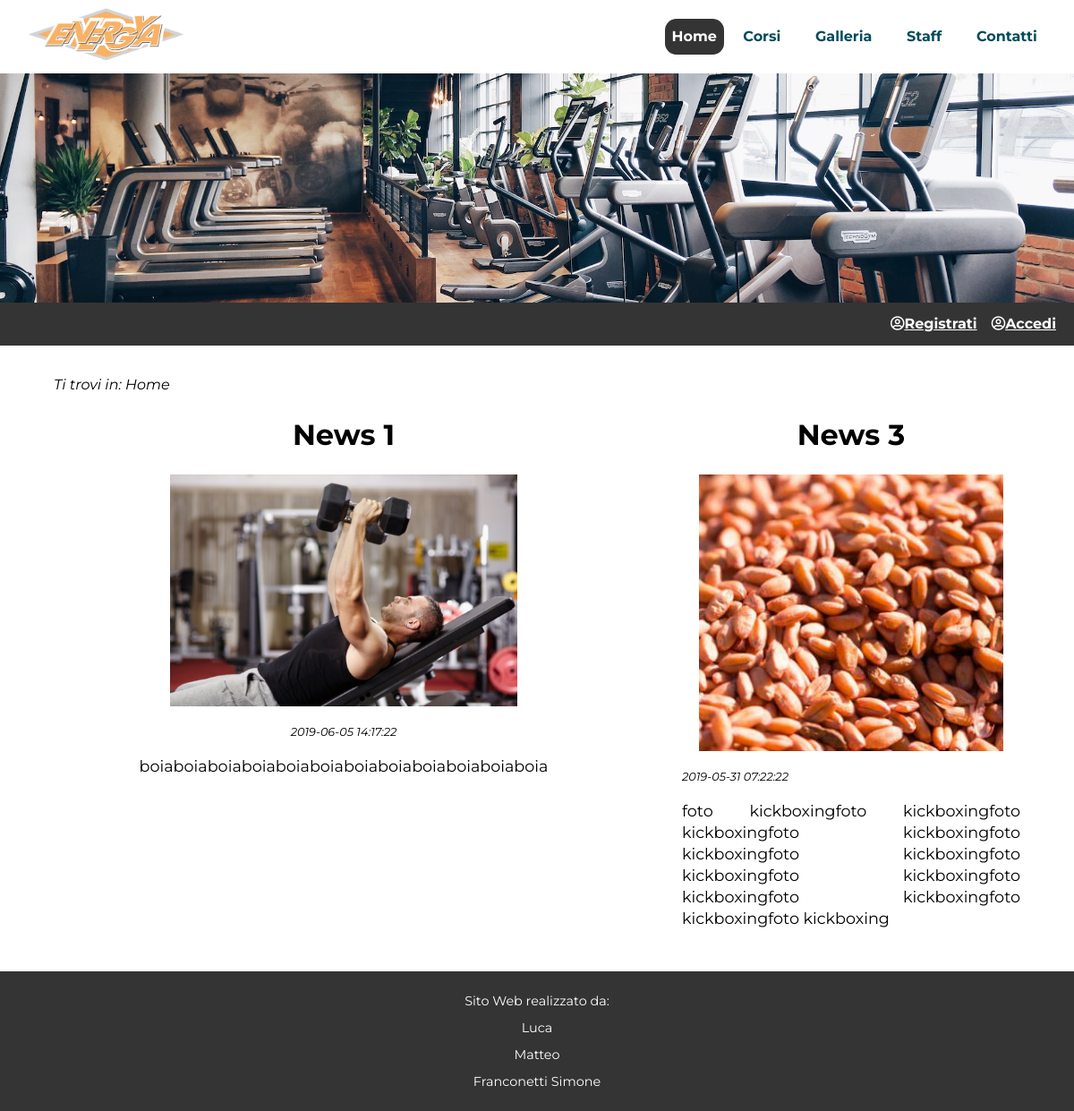
Page /news.php on the committed database.
### tables this page shows
CREATE TABLE `news` (
  `immagine` varchar(200) NOT NULL,
  `id` int(8) NOT NULL,
  `titolo` varchar(50) NOT NULL,
  `testo` varchar(1000) NOT NULL,
  `data` timestamp NOT NULL DEFAULT CURRENT_TIMESTAMP ON UPDATE CURRENT_TIMESTAMP,
  `alt` varchar(200) NOT NULL
);

### connection.php (called while the page is built, shortened)
<?php
class DBConnection
{
  public $conn;
  public function openConnection()  {
    $this->conn = mysqli_connect(static::host, static::user, static::pwd, static::db);
    return true;
  }
  public function getNews(){
    $querySelect= 'SELECT * FROM  news';
    $queryResult= mysqli_query ($this->conn,$querySelect) or die (mysqli_error($this->conn));
    if (mysqli_num_rows($queryResult)==0)
      return null;
    else{
      $result=array();
      while ($row=mysqli_fetch_assoc($queryResult)){
        $arrayNews=array(
          'Immagine'=>$row['immagine'],
          'Id'=>$row['id'],
          'Titolo'=>$row['titolo'],
          'Testo'=>$row['testo'],
          'Alt'=>$row['alt'],
          'Data'=>$row['data']
        );
        array_push($result,$arrayNews);
      }
      return $result;
    }
  }
};
?>

### news.php (the view, shortened to what this page needs)
<?php
require_once __DIR__ . DIRECTORY_SEPARATOR . "connection.php";
$connection = new DBConnection();
$dbOpen=$connection->openConnection();
if ($dbOpen){
    $listaNews=$connection->getNews();
	}
else {
		$_SESSION["error"] = "Connessione non stabilita correttamente";
	}
?><!DOCTYPE html PUBLIC "-//W3C//DTD XHTML 1.0 Strict//EN" "http://www.w3.org/TR/xhtml1/DTD/xhtml1-strict.dtd">
<html xmlns="http://www.w3.org/1999/xhtml" xml:lang="it" lang="it">
<head>
<link rel="stylesheet" type="text/css" href="CSS/css_index.css" media="handheld, screen"/>
<link rel="stylesheet" type="text/css" href="CSS/css_index_small_1200px.css" media="handheld, screen and (max-width:1200px),only screen and (max-device-width:1200px)"/>
<link rel="stylesheet" type="text/css" href="CSS/css_index_small_768px.css" media="handheld, screen and (max-width:768px),only screen and (max-device-width:768px)"/>
<link rel="stylesheet" type="text/css" href="CSS/css_index_small_480px.css" media="handheld, screen and (max-width:480px),only screen and (max-device-width:480px)"/>
<link rel="stylesheet" href="https://cdnjs.cloudflare.com/ajax/libs/font-awesome/4.7.0/css/font-awesome.min.css">
<link rel='stylesheet' href='https://use.fontawesome.com/releases/v5.5.0/css/all.css'>
</head>
<body>
	<div id="nav">
	  <div id="logo"><img src="IMG/logo2.png" alt="Logo Energya"/></div>
	  <ul class="menuItems" id="menuu" >
	    <li id="currentLink" xml:lang="en">Home</li>
	    <li><a href="corsi.php">Corsi</a></li>
	    <li><a href="galleria.php">Galleria</a></li>
	    <li><a href="staff.php" xml:lang="en">Staff</a></li>
	    <li><a href="contatti.php">Contatti</a></li>
	  </ul>
	</div>
	<div id="header">
	</div>
  <?php require_once __DIR__ . DIRECTORY_SEPARATOR . "userbar.php";
   ?>
	<div id="content">
		<div id="breadcrumb">
			<p>Ti trovi in: <span xml:lang="en">Home</span></p>
		</div>
    <?php
    $i=0;
    foreach ($listaNews as $news) {
      if ($i==0){
        echo '<div id="primoPiano">';
        echo '<h1>'.$news['Titolo'].'</h1>';
        echo '<img src="'.$news['Immagine'].'" alt="'.$news['Alt'].'"/>';
        echo '<p id="time">'.$news['Data'].'</p>';
        echo '<p>'.$news['Testo'].'</p>';
        echo '</div>';
      }
      if ($i==1){
        echo '<div id="secondoPiano">';
        echo '<h1>'.$news['Titolo'].'</h1>';
        echo '<img src="'.$news['Immagine'].'" alt="'.$news['Alt'].'"/>';
        echo '<p id="time">'.$news['Data'].'</p>';
        echo '<p>'.$news['Testo'].'</p>';
        echo '</div>';
      }
      $i++;
    } ?>
	</div>
	<div id="footer">
		<p>Sito <span xml:lang="en" xml:abbr title="World Wide Web">Web</abbr>  realizzato da: </p>
		<p>Luca</p>
		<p>Matteo</p>
		<p>Franconetti Simone</p>
	</div>
</body>
</html>

### CSS/css_index.css (style rules this page uses)
* { margin:0; padding:0; }
body { line-height: 1.5em; margin: auto; background: #E4E4E4; max-width: 1200px; font-family: 'Montserrat',sans-serif; }
h1 { font-size:2em; margin-bottom: 1em; margin-top: 1em; }
p { font-size: 1.1em; margin:0.8em 0 0.8em 0; }
a { color: #044B5D; font-weight: bold; }
#nav { margin:0; padding-left: 2%; padding-right: 2%; text-align: right; background-color: #fff; }
#logo { float:left; padding: 0.5em 0 0.5em 0; }
#logo img { max-height: 3.8em; vertical-align:middle; }
#nav li { display: inline-block; padding: 1.8em 0.8% 1.8em 0.8%; }
#nav li>a { border-radius: 0.8em; padding: 0.5em; color: #044B5D; }
#nav li>a:link { color: #044B5D; text-decoration: none; }
#nav #currentLink { height: 100%; border-radius: 0.8em; padding: 0.5em; cursor:default; color: #fff; background-color: #343434; font-weight: bold; }
#header { color:white; background-color: black; background-image: url("../IMG/banner.jpg"); height: 16em; background-size:cover; background-position: center; text-align: center; }
#time { font-size: 0.8em; font-style: italic; }
#primoPiano { padding:0 5% 0 0 ; width:60%; float:left; text-align: center; }
#secondoPiano { text-align: center; float:right; width: 35%; }
#secondoPiano p { text-align: justify; }
#primoPiano img { width:60%; }
#secondoPiano img { width: 90%; }
#content { padding:2em 5% 2em 5%; background: #fff; text-align:left; overflow: hidden; }
#content #breadcrumb p { font-style: italic; font-size: 1em; margin: 0; }
#footer { text-align: center; background-color: #343434; color:#fff; padding: 1em; clear: both; }
#footer p { font-size:0.9em; margin: 0.4em 0 0.4em 0; }

### CSS/css_index_small_1200px.css (style rules this page uses)
body { margin-top:0; margin-bottom:0; }

### CSS/css_index_small_768px.css (style rules this page uses)
#nav { text-align: center; }
#nav li { display: inline-block; padding: 1.5em 1% 1.5em 1%; }
#logo { display:none; float:none; }
#header { height: auto; padding: 4em 0 4em 0; background-image: linear-gradient(rgba(0, 0, 0, 0.5), rgba(0, 0, 0, 0.5)), url("/IMG/banner.jpg"); background-size:cover; }
h1 { font-size:1.8em; }
p { font-size:1.0em; }

### CSS/css_index_small_480px.css (style rules this page uses)
body { line-height: 1.4em; }
#nav { position:absolute; width: 100%; min-height: 3em; padding:0; background-color: #fff; }
.menuItems { display: block; width: 100%; height: 0; overflow: hidden; }
#nav li { clear: both; width: 100%; display: block; padding: 0.9em 0 0.9em 0; background-color: #fff; color: #044B5D; }
#nav #currentLink { border-radius: 0; padding: 0.9em 0 0.9em 0; }
#header { padding: 6em 0 3em 0; }
#content #breadcrumb p { font-size: 0.9em; }
#footer p { font-size: 0.9em; }
h1 { margin-bottom:0; }

### rows in the picture
news: titolo "News 1", immagine (picture), data "2019-06-05 14:17:22", testo "boiaboiaboiaboiaboiaboiaboiaboiaboiaboiaboiaboia"
news: titolo "News 3", immagine (picture), data "2019-05-31 07:22:22", testo "foto kickboxingfoto kickboxingfoto kickboxingfoto kickboxingfoto kickboxingfoto kickboxingfoto kickboxingfoto kickboxingfoto kickboxingfoto kickboxingfoto kickboxingfoto kickboxing"
